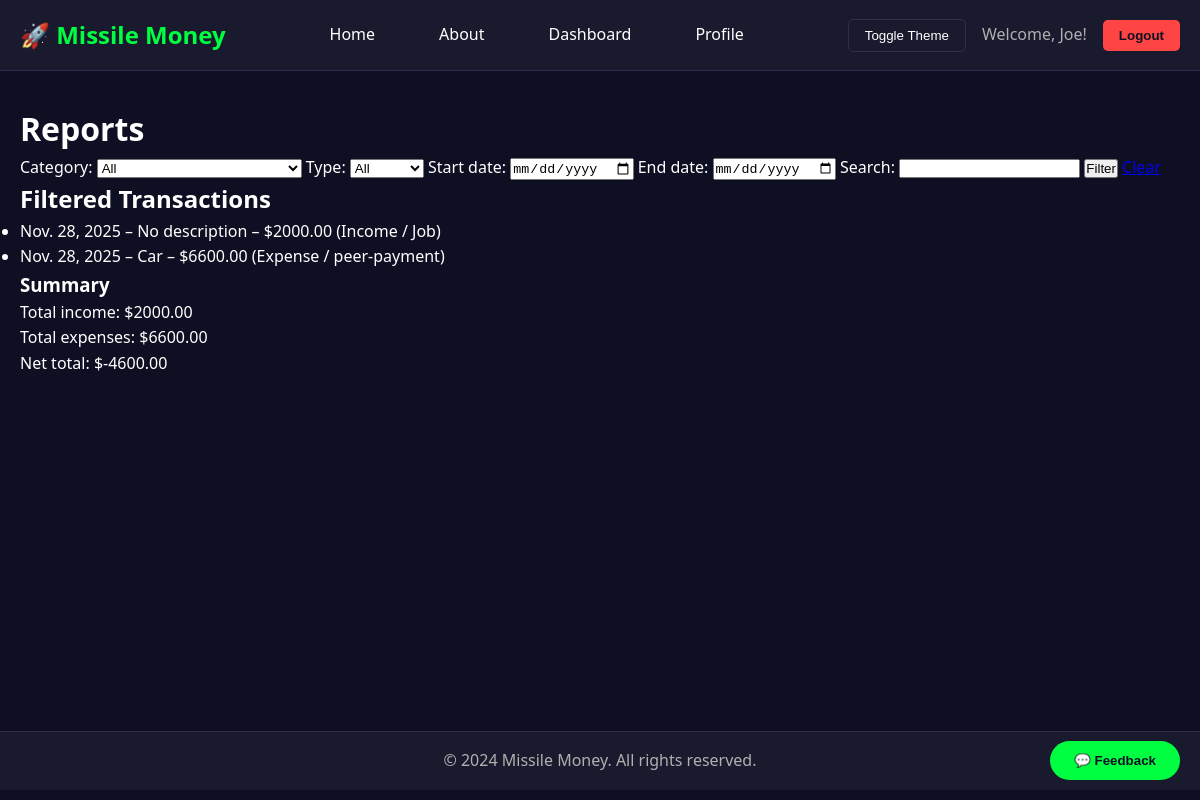
/reports/ (signed in), run on an earlier commit of the app's database.
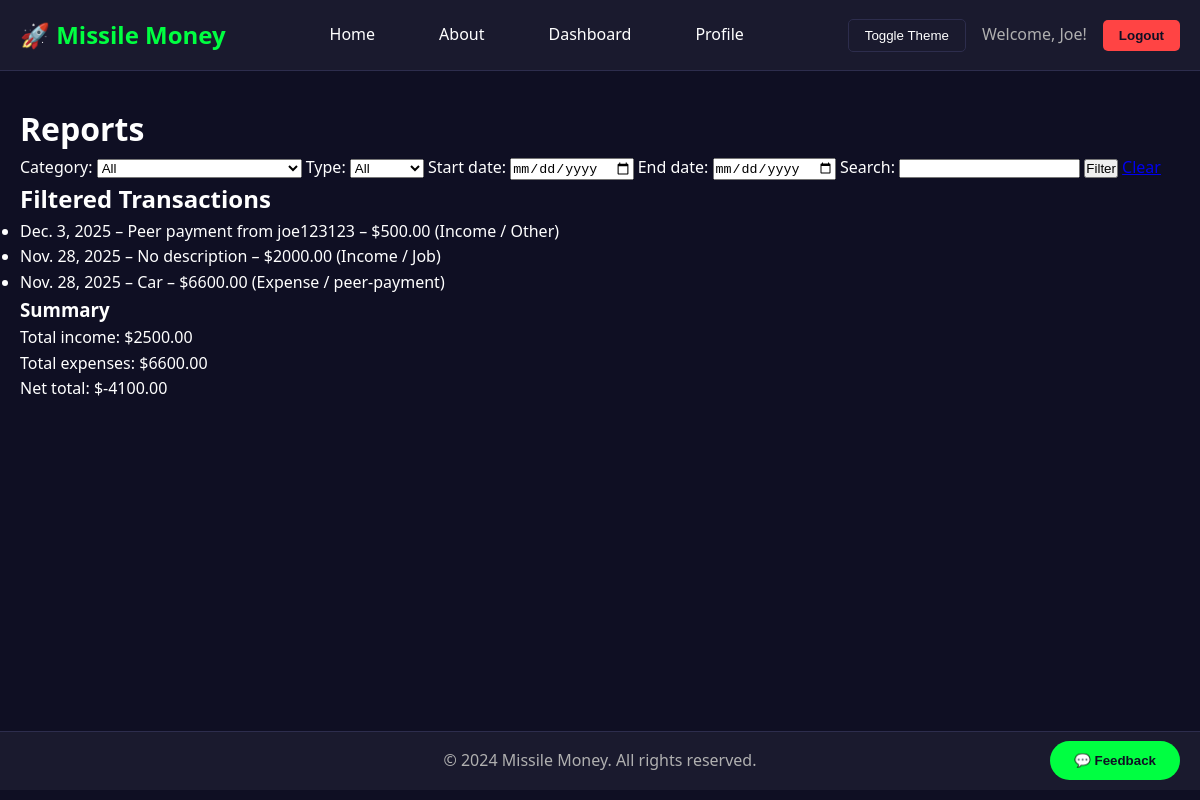
And on a later commit of the database.
### main/models.py (models this page shows, shortened)
class Transaction(models.Model):
    TRANSACTION_TYPES = [
        ('income', 'Income'),
        ('expense', 'Expense'),
    ]
    INCOME_CATEGORIES = [
        ('job', 'Job'),
        ('investments', 'Investments'),
        ('reimbursements', 'Reimbursements (non-taxable)'),
        ('other_income', 'Other'),
    ]
    EXPENSE_CATEGORIES = [
        ('groceries', 'Groceries'),
        ('utilities_housing', 'Utilities/Housing'),
        ('recreation', 'Recreation'),
        ('other_expense', 'Other'),
        ('peer', 'Peer Transfer'),
    ]
    user = models.ForeignKey(User, on_delete=models.CASCADE)
    type = models.CharField(max_length=7, choices=TRANSACTION_TYPES)
    category = models.CharField(max_length=20, blank=True)
    amount = models.DecimalField(max_digits=10, decimal_places=2)
    description = models.CharField(max_length=255, blank=True)
    date = models.DateField(auto_now_add=True)
    peer_payment = models.BooleanField(default=False)
    recipient = models.ForeignKey(User, null=True, blank=True, on_delete=models.SET_NULL, related_name='received_payments')
    related_transaction = models.OneToOneField( 'self', null=True, blank=True, on_delete=models.SET_NULL, related_name='peer_counterpart')
    def get_category_display(self):
        if self.type == 'income':
            for value, label in self.INCOME_CATEGORIES:
                if value == self.category:
                    return label
        elif self.type == 'expense':
            for value, label in self.EXPENSE_CATEGORIES:
                if value == self.category:
                    return label
        return self.category or 'Uncategorized'

### main/views.py (the view)
# urls.py: path('reports/', views.view_reports, name='view_reports'),
@login_required
def view_reports(request):
    transactions = Transaction.objects.filter(user=request.user).order_by('-date')
    category = request.GET.get('category')
    tx_type = request.GET.get('type')
    start_date = request.GET.get('start_date')
    end_date = request.GET.get('end_date')
    search_query = request.GET.get('q', '')
    if category:
        transactions = transactions.filter(category=category)
    if tx_type in ['income', 'expense']:
        transactions = transactions.filter(type=tx_type)
    if start_date:
        transactions = transactions.filter(date__gte=start_date)
    if end_date:
        transactions = transactions.filter(date__lte=end_date)
    if search_query:
        transactions = transactions.filter(
            Q(description__icontains=search_query) |
            Q(category__icontains=search_query)
        )
    total_income = sum(t.amount for t in transactions if t.type == 'income')
    total_expenses = sum(t.amount for t in transactions if t.type == 'expense')
    net_total = total_income - total_expenses
    categories = Transaction.INCOME_CATEGORIES + Transaction.EXPENSE_CATEGORIES
    context = {
        'transactions': transactions,
        'categories': categories,
        'selected_category': category,
        'selected_type': tx_type,
        'start_date': start_date,
        'end_date': end_date,
        'search_query': search_query,
        'total_income': total_income,
        'total_expenses': total_expenses,
        'net_total': net_total,
    }
    return render(request, 'reports.html', context)

### templates/reports.html (shortened to what this page needs)
{% extends 'base.html' %}
{% block content %}
<h1>Reports</h1>
<form method="get">
    <label>Category:
      <select name="category">
        <option value="">All</option>
      </select>
    </label>
    <label>Type:
      <select name="type">
        <option value="">All</option>
      </select>
    </label>
    <label>Start date: <input type="date" name="start_date" value="{{ start_date }}"></label>
    <label>End date: <input type="date" name="end_date" value="{{ end_date }}"></label>
    <label>Search: <input type="text" name="q" value="{{ search_query }}"></label>
    <button type="submit">Filter</button>
    <a href="{% url 'view_reports' %}">Clear</a>
  </form>
  {% if transactions %}
    <h2>Filtered Transactions</h2>
    <ul>
      {% for t in transactions %}
        <li>{{ t.date }} – {{ t.description|default:"No description" }} – ${{ t.amount }}
            ({{ t.get_type_display }}{% if t.category %} / {{ t.get_category_display }}{% endif %})
        </li>
      {% endfor %}
    </ul>
    <h3>Summary</h3>
    <p>Total income: ${{ total_income }}</p>
    <p>Total expenses: ${{ total_expenses }}</p>
    <p>Net total: ${{ net_total }}</p>
  {% else %}
    <p>No transactions match your filter criteria.</p>
  {% endif %}
  {% endblock %}

What changed in the data, as far as the page shows it:
added Transaction: date "Dec. 3, 2025", description "Peer payment from joe123123", amount "500.00", type "Income", category "Other"
Also different on the page:
{{ total_income }}: "2000.00" → "2500.00"
{{ net_total }}: "-4600.00" → "-4100.00"
